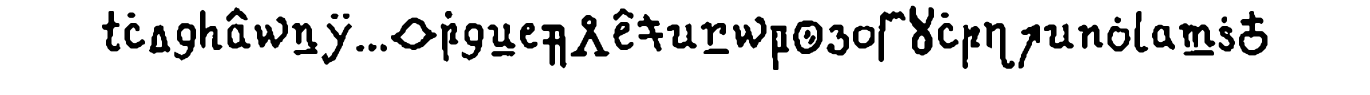
#> input picture databases/lines/copiale/images/copiale_0.png, 2739 x 190 px (shown at 1/2 size)
$ python -i doc_augment_lib.py   (imports and definitions only)
#> lines starting #> are read from the running program, lines starting #| are printed output that depends on the picture
#> further down, picture is the input picture: shape (190, 2739, 3); min 0, max 255, mean 223.7
import numpy as np
import scipy.ndimage as ndi
from scipy.stats.mstats import mquantiles
from PIL import Image
import cv2
import random
import math


# [452 lines left out: functions GaussianNoise, GammaCorrection, Contrast, Brightness, PixelPosition, ElasticTransform and 13 more, not called in this run]


def RotationNoPad(img, rotation=(-5.0, 5.0)):
    """Generates a random rotation of the image without padding.
    Args:
    img -- 32F1C image [0..1], in grayscale or binary
    rotation -- rotation angle (default = (-0.5,0.5)). Either float or tuple:
            * If a single float, that value will always be used as shear angle.
            * If a tuple (a, b), then a random value from the range a <= x <= b will be picked per image.

    Returns:
    rotated -- 32F1C [0..1], grayscale image
    """
#> called with rotation = (-5, 5)
    if isinstance(rotation, tuple):
        rotation = np.random.uniform(rotation[0], rotation[1])
    elif not isinstance(rotation, float):
        raise ValueError("Parameter rotation not float nor tuple")
    rotation = -rotation
    pilimage = Image.fromarray(img)
    x = pilimage.size[0]
#> x = 2739
    y = pilimage.size[1]
#> y = 190
    pilimage = pilimage.rotate(rotation, expand=True, resample=Image.BICUBIC)
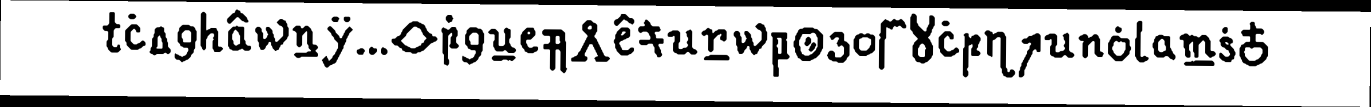
#> pilimage: PIL image 2741x214 RGB (shown at 1/2 size); min 0, max 255, mean 198.5
    X = pilimage.size[0]
#> X = 2741
    Y = pilimage.size[1]
#> Y = 214
    angle_a = abs(rotation)
    angle_b = 90 - angle_a
    angle_a_rad = math.radians(angle_a)
    angle_b_rad = math.radians(angle_b)
    angle_a_sin = math.sin(angle_a_rad)
    angle_b_sin = math.sin(angle_b_rad)
    E = (
        (math.sin(angle_a_rad))
        / (math.sin(angle_b_rad))
        * (Y - X * (math.sin(angle_a_rad) / math.sin(angle_b_rad)))
    )
#> E = 1.62
    E = E / 1 - (math.sin(angle_a_rad) ** 2 / math.sin(angle_b_rad) ** 2)
    B = X - E
#> B = 2739.4
    A = (math.sin(angle_a_rad) / math.sin(angle_b_rad)) * B
#> A = 23.34
    pilimage = pilimage.crop(
        (
            int(round(E + 1)),
            int(round(A + 1)),
            int(round(X - E - 1)),
            int(round(Y - A - 1)),
        )
    )
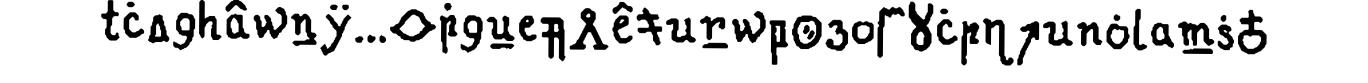
#> pilimage: PIL image 2735x166 RGB (shown at 1/2 size); min 0, max 255, mean 219.2
    return np.array(pilimage.resize((x, y), resample=Image.BICUBIC))
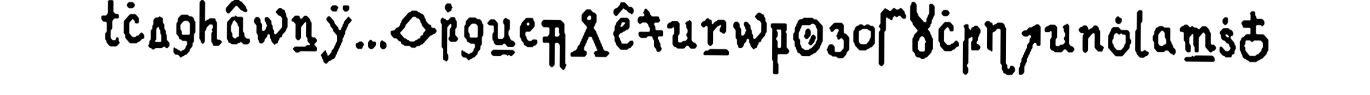
#> returned value: shape (190, 2739, 3) (shown at 1/2 size); min 0, max 255, mean 219.2


# [154 lines left out: functions Scale, Translation, PerspectiveNoPad, KanungoNoise, not called in this run]

>>> import cv2
>>> picture = cv2.imread('../../../../../databases/lines/copiale/images/copiale_0.png')
>>> result = RotationNoPad(picture)

$ run again, on databases/lines/copiale/images/copiale_1.png
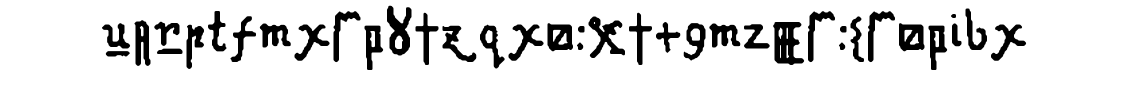
#> input picture databases/lines/copiale/images/copiale_1.png, 2256 x 190 px (shown at 1/2 size)
#> picture is the input picture: shape (190, 2256, 3); min 0, max 255, mean 223.8
#> in RotationNoPad, `pilimage = pilimage.crop( ( int(round(E + 1)), int(round(A + 1)), int(..`:
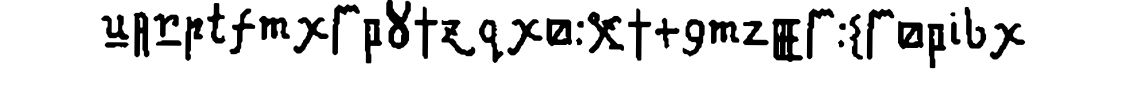
#> pilimage: PIL image 2252x170 RGB (shown at 1/2 size); min 0, max 255, mean 220
#> in RotationNoPad, `return np.array(pilimage.resize((x, y), resample=Image.BICUBIC))`:
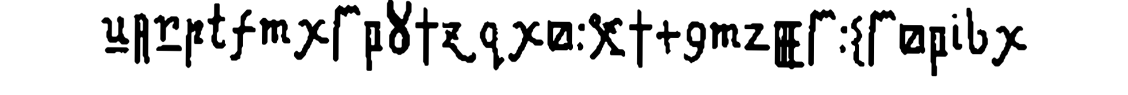
#> returned value: shape (190, 2256, 3) (shown at 1/2 size); min 0, max 255, mean 220

$ run again, on databases/lines/copiale/images/copiale_10.png
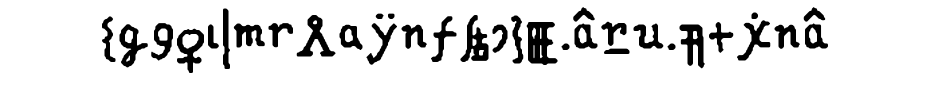
#> input picture databases/lines/copiale/images/copiale_10.png, 1860 x 190 px (shown at 1/2 size)
#> picture is the input picture: shape (190, 1860, 3); min 0, max 255, mean 225.8
#> in RotationNoPad, `pilimage = pilimage.crop( ( int(round(E + 1)), int(round(A + 1)), int(..`:
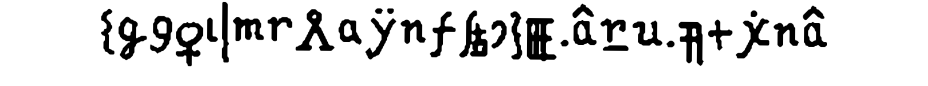
#> pilimage: PIL image 1856x172 RGB (shown at 1/2 size); min 0, max 255, mean 222.6
#> in RotationNoPad, `return np.array(pilimage.resize((x, y), resample=Image.BICUBIC))`:
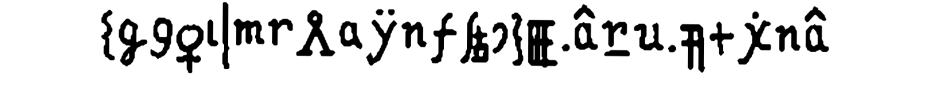
#> returned value: shape (190, 1860, 3) (shown at 1/2 size); min 0, max 255, mean 222.6

$ run again, on databases/lines/copiale/images/copiale_2.png
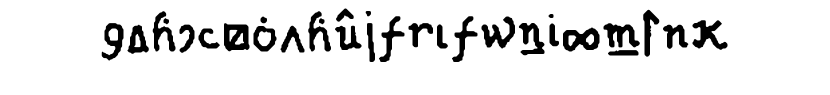
#> input picture databases/lines/copiale/images/copiale_2.png, 1659 x 190 px (shown at 1/2 size)
#> picture is the input picture: shape (190, 1659, 3); min 0, max 255, mean 228.9
#> in RotationNoPad, `pilimage = pilimage.crop( ( int(round(E + 1)), int(round(A + 1)), int(..`:
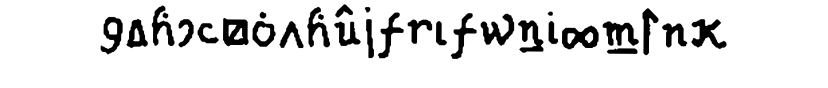
#> pilimage: PIL image 1655x176 RGB (shown at 1/2 size); min 0, max 255, mean 226.7
#> in RotationNoPad, `return np.array(pilimage.resize((x, y), resample=Image.BICUBIC))`:
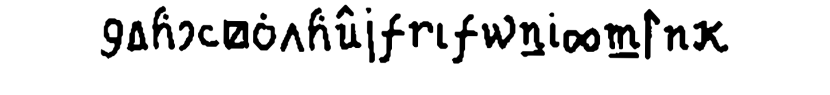
#> returned value: shape (190, 1659, 3) (shown at 1/2 size); min 0, max 255, mean 226.7
